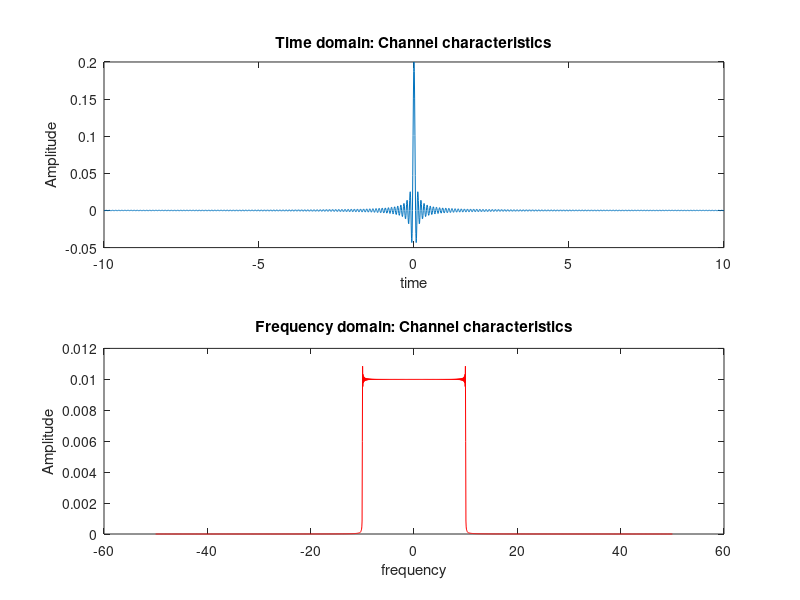

This figure's MATLAB source:
Amplitude = 0.01;
B = 10;
t_start = -10;
t_end = 10;
fm = B;
fs = 10*fm; %%%fs>=2fm; fs=infinite
ts = 1/fs;
mt_loop = [];
time = t_start:ts:t_end;
channel_t = Amplitude*2*B*sinc(2*B*time); %%% m_t= 2*B*sin(2*B*pi*t)
N = length(channel_t);
channel_f = abs(fft(channel_t,N)/fs);
freq = linspace(-fs/2, fs/2, N);

figure(1)
hold all
subplot(2,1,1); 
plot(time,channel_t)
title('Time domain: Channel characteristics')
xlabel('time')
ylabel('Amplitude')
hold on
subplot(2,1,2);
plot(freq,fftshift((channel_f)),'red')
title('Frequency domain: Channel characteristics')
xlabel('frequency')
ylabel('Amplitude')
